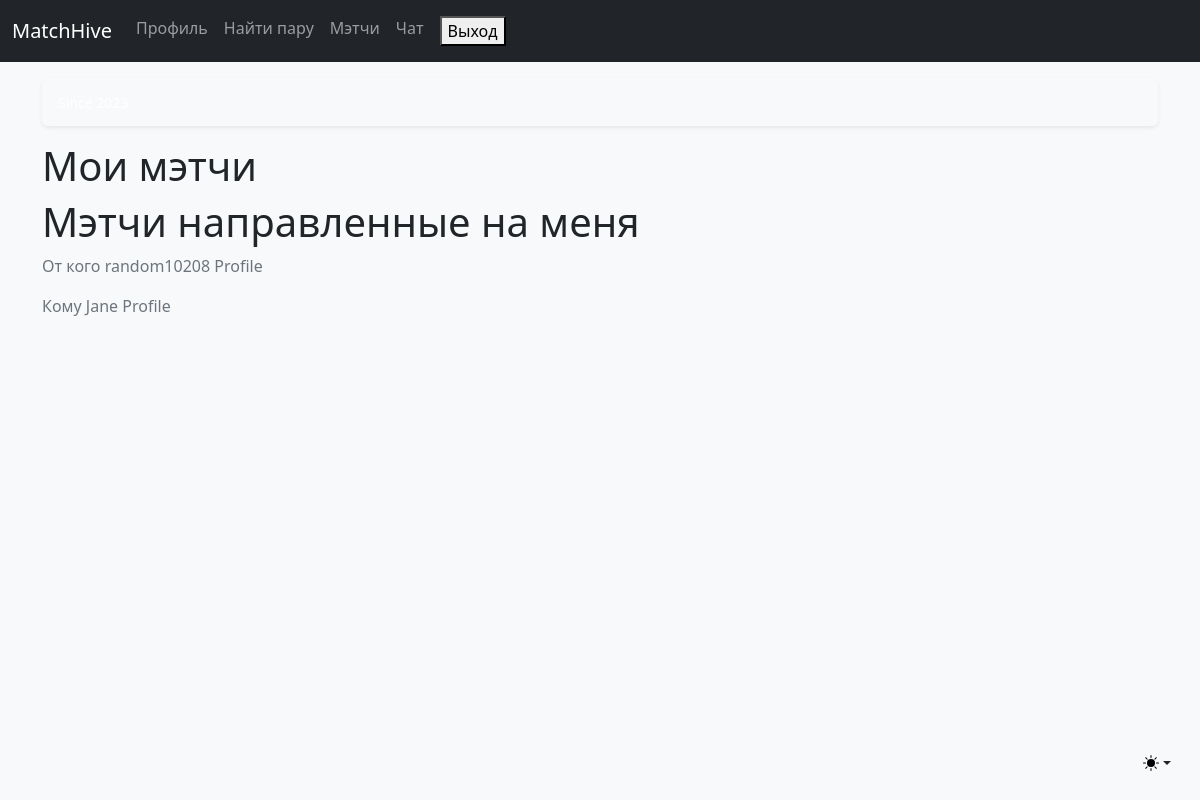
/hive/match (signed in), run on an earlier commit of the app's database.
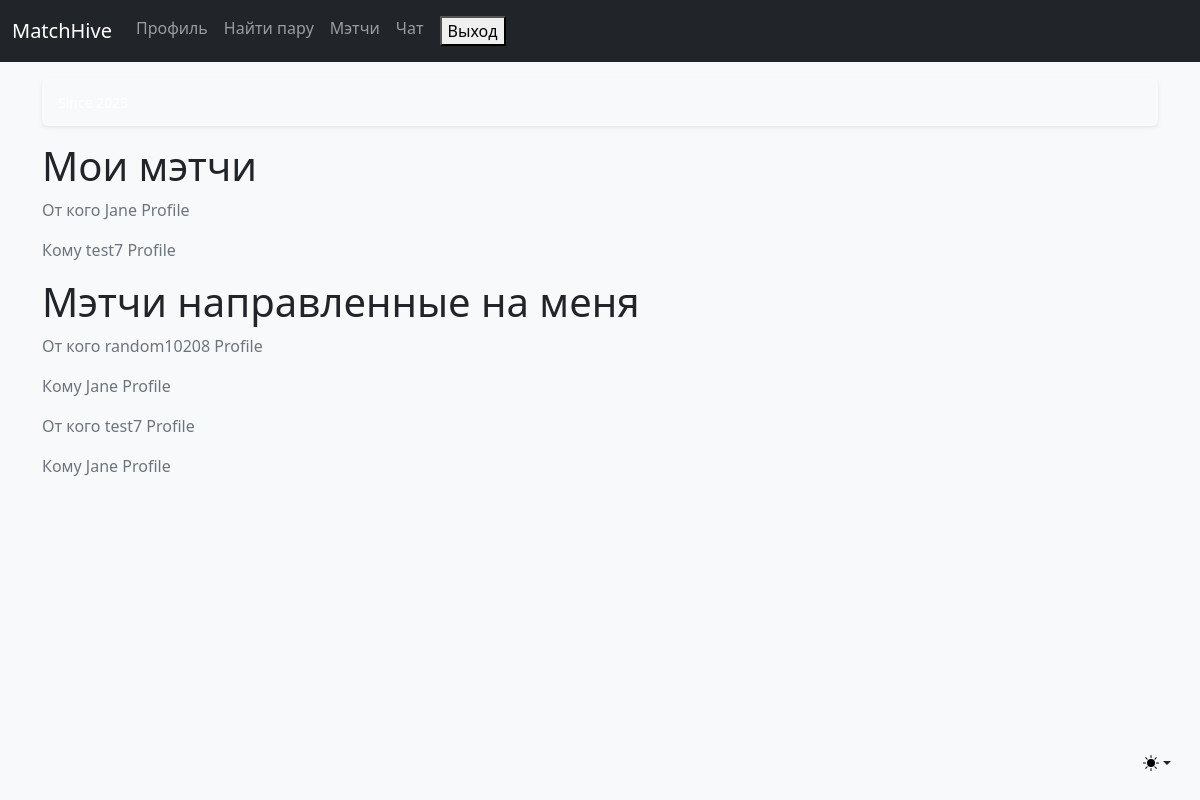
And on a later commit of the database.
### users/models.py (models this page shows, shortened)
class Friendship(models.Model):
    from_friend = models.ForeignKey(Profile, blank=True, on_delete=models.CASCADE, related_name="from_friends",)
    to_friend = models.ForeignKey(Profile, blank=True,on_delete=models.CASCADE,related_name="friends",)

class Profile(models.Model):
    user = models.OneToOneField(User, on_delete=models.CASCADE)
    firstname = models.CharField(max_length=200, db_index=True,)
    lastname = models.CharField(max_length=200)
    gender = models.CharField(max_length=200, choices=GENDER_CHOICES, default='Мужчина')
    image = models.ImageField(default='default.jpg', upload_to='profile_pics')
    image2 = models.ImageField(default='default2.jpg')
    def __str__(self):
        return f'{self.user.username} Profile'

### users/views.py (the view)
# urls.py: path('match', user_views.match, name='match'),
def match(request):
    instance = request.user.profile
    matches = Friendship.objects.filter(from_friend=instance)
    matches_to_me = Friendship.objects.filter(to_friend=instance)
    return render(request, 'users/match.html', {'matches': matches, 'matches_to_me': matches_to_me})

### users/templates/users/match.html (shortened to what this page needs)
{% extends "users/base.html" %}
{% block content %}
<h1>Мои мэтчи</h1>
    {% for match in matches %}
        <div class="media">
			<p class="text-secondary">От кого {{ match.from_friend }}</p>
			<p class="text-secondary">Кому {{ match.to_friend }}</p>
        </div>
    {% endfor %}
<h1>Мэтчи направленные на меня</h1>
{% for el in matches_to_me %}
        <div class="media">
			<p class="text-secondary">От кого {{ el.from_friend }}</p>
			<p class="text-secondary">Кому {{ el.to_friend }}</p>
        </div>
    {% endfor %}
{% endblock content %}

### users/templates/users/base.html (shortened to what this page needs)
{% load static %}
<!doctype html>
<html lang="en">
<head>
    <link href="https://cdn.jsdelivr.net/npm/bootstrap@5.3.0/dist/css/bootstrap.min.css" rel="stylesheet">
</head>
<body>
    <body class="bg-body-tertiary">
    <div class="dropdown position-fixed bottom-0 end-0 mb-3 me-3 bd-mode-toggle">
      <button class="btn btn-bd-primary py-2 dropdown-toggle d-flex align-items-center" id="bd-theme" type="button" aria-expanded="false" data-bs-toggle="dropdown" aria-label="Toggle theme (light)">
        <svg class="bi my-1 theme-icon-active" width="1em" height="1em"><use href="#sun-fill"></use></svg>
      </button>
    </div>
<nav class="navbar navbar-expand-lg navbar-dark bg-dark" aria-label="Main navigation">
  <div class="container-fluid">
    <a class="navbar-brand" href="{% url 'about' %}">MatchHive</a>
    <div class="navbar-collapse offcanvas-collapse" id="navbarsExampleDefault">
      <ul class="navbar-nav me-auto mb-2 mb-lg-0">
            {% if user.is_authenticated %}
            	<a class="nav-item nav-link" href="{% url 'profile' %}">Профиль</a>
                <a class="nav-item nav-link" href="{% url 'index' %}">Найти пару</a>
                <a class="nav-item nav-link" href="{% url 'match' %}">Мэтчи</a>
                <a class="nav-item nav-link" href="#">Чат</a>
            	<a class="nav-item nav-link"><form method="post" action="{% url 'logout' %}">
    <button type="submit">Выход</button>
</form></a>
          	{% else %}
            	<a class="nav-item nav-link" href="{% url 'login' %}">Вход</a>
            	<a class="nav-item nav-link" href="{% url 'register' %}">Регистрация</a>
          	{% endif %}
      </ul>
    </div>
  </div>
</nav>
<main class="container">
  <div class="d-flex align-items-center p-3 my-3 text-white bg-purple rounded shadow-sm">
    <div class="lh-1">
      <small>Since 2023</small>
    </div>
  </div>
{% block content %}{% endblock %}
</main>
</body>
</body>
</html>

What changed in the data, as far as the page shows it:
added Friendship: from_friend "Jane Profile", to_friend "test7 Profile", shown under "Мои мэтчи"
added Friendship: from_friend "test7 Profile", to_friend "Jane Profile", shown under "Мэтчи направленные на меня"
